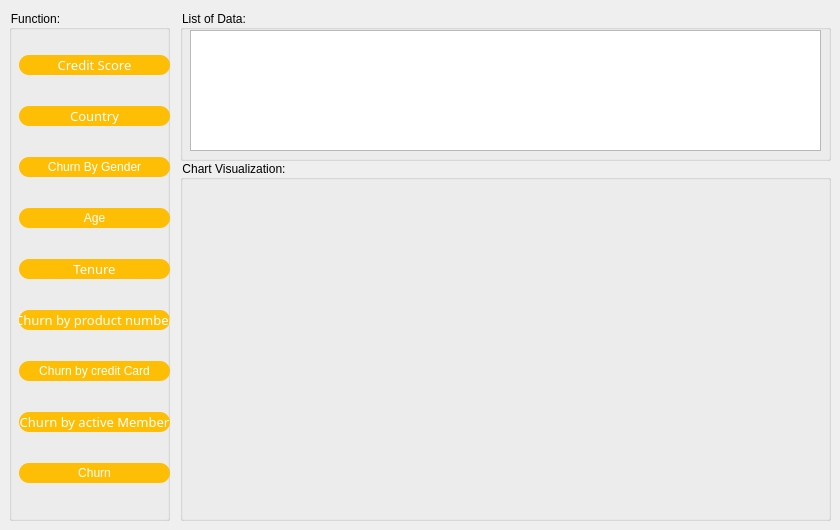
         <widget class="QWidget" name="Chart">
          <widget class="QGroupBox" name="groupBox">
           <property name="geometry">
            <rect>
             <x>9</x>
             <y>10</y>
             <width>161</width>
             <height>511</height>
            </rect>
           </property>
           <property name="styleSheet">
            <string notr="true">font: 75 9pt &quot;Vinhan&quot;;
color: rgb(0,0,0);</string>
           </property>
           <property name="title">
            <string>Function:</string>
           </property>
           <widget class="QWidget" name="verticalLayoutWidget">
            <property name="geometry">
             <rect>
              <x>10</x>
              <y>20</y>
              <width>151</width>
              <height>481</height>
             </rect>
            </property>
            <layout class="QVBoxLayout" name="verticalLayout_6">
             <item>
              <widget class="QPushButton" name="pushButtonCreditScore">
               <property name="font">
                <font>
                 <family>Vinhan</family>
                 <pointsize>10</pointsize>
                 <weight>9</weight>
                 <italic>false</italic>
                 <bold>false</bold>
                </font>
               </property>
               <property name="styleSheet">
                <string notr="true">QPushButton {
	background-color: rgb(254, 190, 5);
	color:rgb(255, 255, 255);
	text-align:center;
	font: 75 10pt &quot;Vinhan&quot;;
	height:20px;
	border:none;
	border-radius:10px;
	border-radius:10px;
}
</string>
               </property>
               <property name="text">
                <string>Credit Score</string>
               </property>
              </widget>
             </item>
             <item>
              <widget class="QPushButton" name="pushButtonCountry">
               <property name="font">
                <font>
                 <family>Vinhan</family>
                 <pointsize>10</pointsize>
                 <weight>9</weight>
                 <italic>false</italic>
                 <bold>false</bold>
                </font>
               </property>
               <property name="styleSheet">
                <string notr="true">QPushButton {
	background-color: rgb(254, 190, 5);
	color:rgb(255, 255, 255);
	text-align:center;
	font: 75 10pt &quot;Vinhan&quot;;
	height:20px;
	border:none;
	border-radius:10px;
	border-radius:10px;
}
</string>
               </property>
               <property name="text">
                <string>Country</string>
               </property>
              </widget>
             </item>
             <item>
              <widget class="QPushButton" name="pushButtonChurnByGender">
               <property name="styleSheet">
                <string notr="true">QPushButton {
	background-color: rgb(254, 190, 5);
	color:rgb(255, 255, 255);
	text-align:center;
	font: 75 10pt &quot;Vinhan&quot;;
	height:20px;
	border:none;
	border-radius:10px;
	border-radius:10px;
}
</string>
               </property>
               <property name="text">
                <string>Churn By Gender</string>
               </property>
              </widget>
             </item>
             <item>
              <widget class="QPushButton" name="pushButtonAge">
               <property name="styleSheet">
                <string notr="true">QPushButton {
	background-color: rgb(254, 190, 5);
	color:rgb(255, 255, 255);
	text-align:center;
	font: 75 10pt &quot;Vinhan&quot;;
	height:20px;
	border:none;
	border-radius:10px;
	border-radius:10px;
}
</string>
               </property>
               <property name="text">
                <string>Age</string>
               </property>
              </widget>
             </item>
             <item>
              <widget class="QPushButton" name="pushButtonTenure">
               <property name="font">
                <font>
                 <family>Vinhan</family>
                 <pointsize>10</pointsize>
                 <weight>9</weight>
                 <italic>false</italic>
                 <bold>false</bold>
                </font>
               </property>
               <property name="styleSheet">
                <string notr="true">QPushButton {
	background-color: rgb(254, 190, 5);
	color:rgb(255, 255, 255);
	text-align:center;
	font: 75 10pt &quot;Vinhan&quot;;
	height:20px;
	border:none;
	border-radius:10px;
	border-radius:10px;
}
</string>
               </property>
               <property name="text">
                <string>Tenure</string>
               </property>
              </widget>
             </item>
             <item>
              <widget class="QPushButton" name="pushButtonChurnByProductsNumber">
               <property name="font">
                <font>
                 <family>Vinhan</family>
                 <pointsize>10</pointsize>
                 <weight>9</weight>
                 <italic>false</italic>
                 <bold>false</bold>
                </font>
               </property>
               <property name="styleSheet">
                <string notr="true">QPushButton {
	background-color: rgb(254, 190, 5);
	color:rgb(255, 255, 255);
	text-align:center;
	font: 75 10pt &quot;Vinhan&quot;;
	height:20px;
	border:none;
	border-radius:10px;
	border-radius:10px;
}
</string>
               </property>
               <property name="text">
                <string>Churn by product number</string>
               </property>
              </widget>
             </item>
             <item>
              <widget class="QPushButton" name="pushButtonChurnByCreditCard">
               <property name="styleSheet">
                <string notr="true">QPushButton {
	background-color: rgb(254, 190, 5);
	color:rgb(255, 255, 255);
	text-align:center;
	font: 75 10pt &quot;Vinhan&quot;;
	height:20px;
	border:none;
	border-radius:10px;
	border-radius:10px;
}
</string>
               </property>
               <property name="text">
                <string>Churn by credit Card</string>
               </property>
              </widget>
             </item>
             <item>
              <widget class="QPushButton" name="pushButtonChurnByActiveMember">
               <property name="font">
                <font>
                 <family>Vinhan</family>
                 <pointsize>10</pointsize>
                 <weight>9</weight>
                 <italic>false</italic>
                 <bold>false</bold>
                </font>
               </property>
               <property name="styleSheet">
                <string notr="true">QPushButton {
	background-color: rgb(254, 190, 5);
	color:rgb(255, 255, 255);
	text-align:center;
	font: 75 10pt &quot;Vinhan&quot;;
	height:20px;
	border:none;
	border-radius:10px;
	border-radius:10px;
}
</string>
               </property>
               <property name="text">
                <string>Churn by active Member</string>
               </property>
              </widget>
             </item>
             <item>
              <widget class="QPushButton" name="pushButtonChurn">
               <property name="styleSheet">
                <string notr="true">QPushButton {
	background-color: rgb(254, 190, 5);
	color:rgb(255, 255, 255);
	text-align:center;
	font: 75 10pt &quot;Vinhan&quot;;
	height:20px;
	border:none;
	border-radius:10px;
	border-radius:10px;
}
</string>
               </property>
               <property name="text">
                <string>Churn</string>
               </property>
              </widget>
             </item>
            </layout>
           </widget>
          </widget>
          <widget class="QGroupBox" name="groupBox_2">
           <property name="geometry">
            <rect>
             <x>180</x>
             <y>10</y>
             <width>651</width>
             <height>151</height>
            </rect>
           </property>
           <property name="styleSheet">
            <string notr="true">font: 75 9pt &quot;Vinhan&quot;;
color: rgb(0,0,0);</string>
           </property>
           <property name="title">
            <string>List of Data:</string>
           </property>
           <widget class="QTableWidget" name="tableWidget">
            <property name="geometry">
             <rect>
              <x>10</x>
              <y>20</y>
              <width>631</width>
              <height>121</height>
             </rect>
            </property>
           </widget>
          </widget>
          <widget class="QGroupBox" name="groupBox_3">
           <property name="geometry">
            <rect>
             <x>180</x>
             <y>160</y>
             <width>651</width>
             <height>361</height>
            </rect>
           </property>
           <property name="styleSheet">
            <string notr="true">font: 75 9pt &quot;Vinhan&quot;;
color: rgb(0,0,0);</string>
           </property>
           <property name="title">
            <string>Chart Visualization:</string>
           </property>
           <widget class="QWidget" name="verticalLayoutWidget_2">
            <property name="geometry">
             <rect>
              <x>10</x>
              <y>20</y>
              <width>631</width>
              <height>331</height>
             </rect>
            </property>
            <layout class="QVBoxLayout" name="verticalLayout_7"/>
           </widget>
          </widget>
         </widget>
